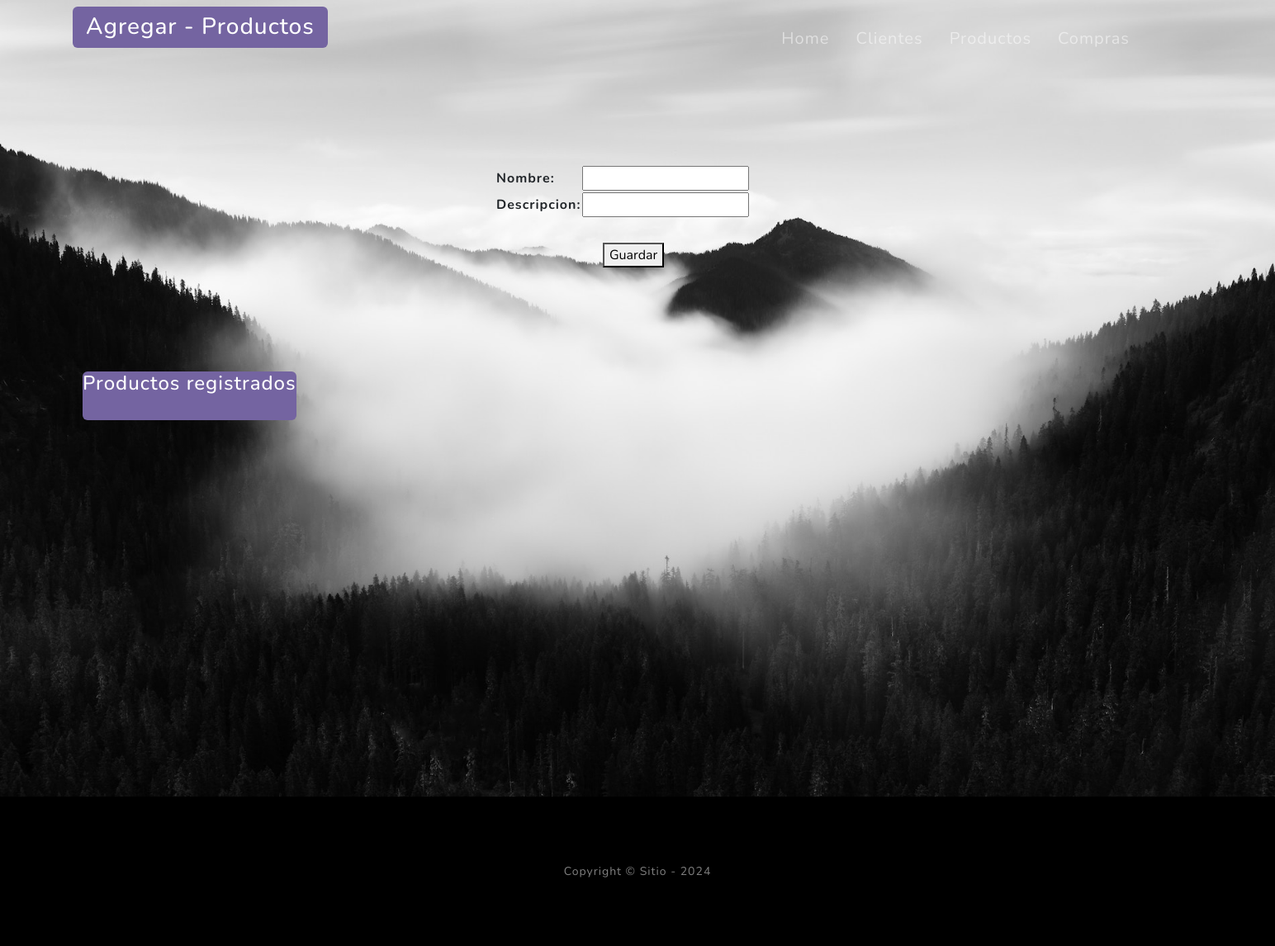
Page /producto/home/ on the earlier database version.
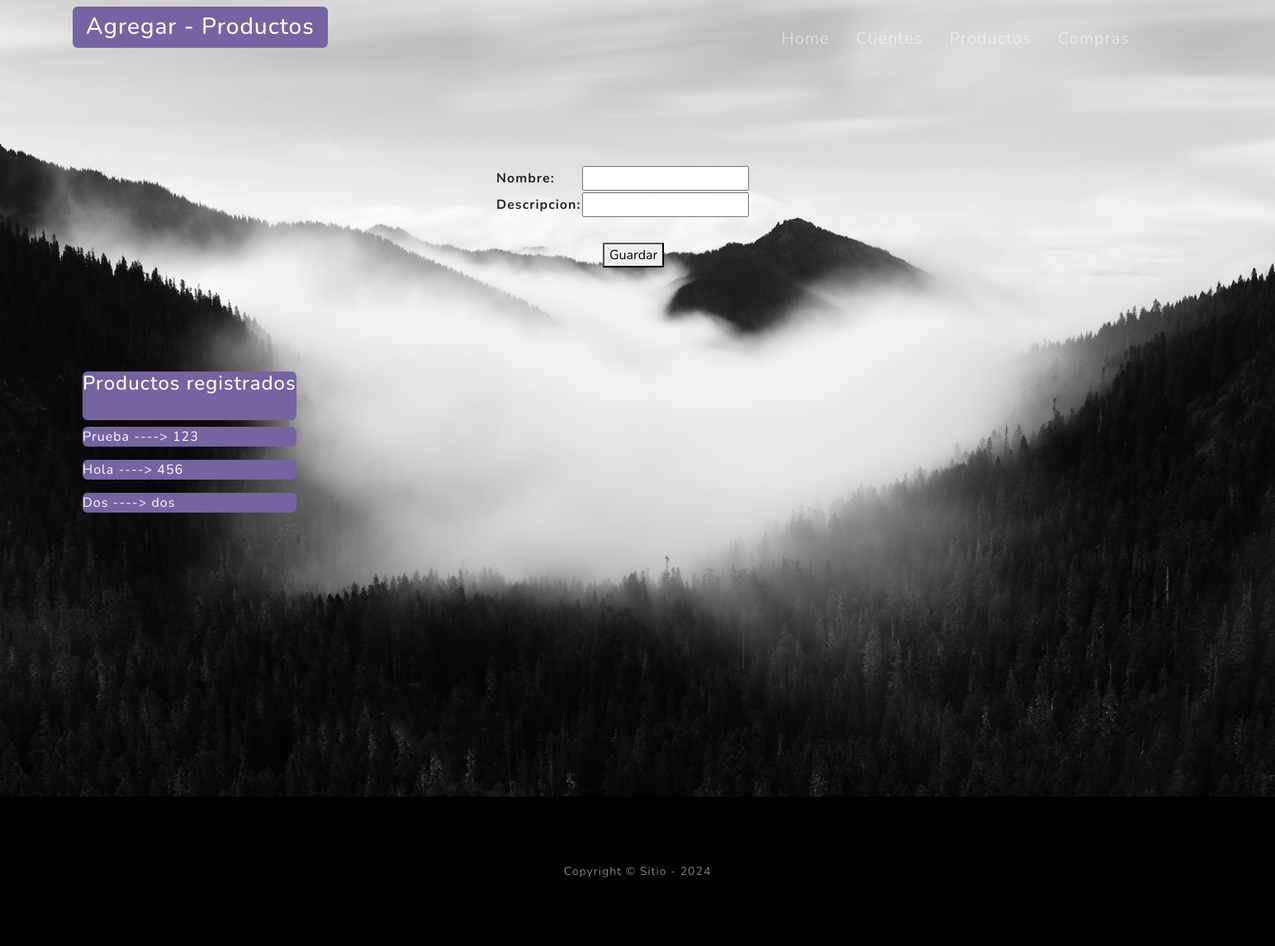
Same page on the later database version.
### producto/models.py (models this page shows, shortened)
class Producto(models.Model):
    nombre = models.CharField(max_length=50)
    descripcion = models.CharField(max_length=20)
    class Meta:
        verbose_name = "producto"
        verbose_name_plural = "productos"

### producto/views.py (the view)
# urls.py: path("home/", views.home, name="home"),
def home(request):
    if request.method == "POST":
        form = forms.ProductoCategoriaForms(request.POST)
        if form.is_valid():
            form.save()
            return redirect("producto:home")
    else:
        form = forms.ProductoCategoriaForms()
    consulta_productos = models.Producto.objects.all()
    return render(request,"producto/index.html", context={"form": form, "productos": consulta_productos})

### producto/forms.py
class ProductoCategoriaForms(forms.ModelForm):
    class Meta:
        model = models.Producto
        fields = "__all__"
        widgets = {
            "nombre": forms.TextInput(attrs={"class":"form-comtrol}"}),
            "descripcion": forms.TextInput(attrs={"class":"form-comtrol}"}),
        }

### producto/templates/producto/index.html (shortened to what this page needs)
{% extends 'core/base.html' %}
{%  block titulo %}
    {% include 'core/components/titles.html' with titulo="Agregar - Productos" %}
{% endblock titulo %}
{% block contenido %}
    <form style="position: absolute; padding: 200px 600px;" action="{% url 'producto:home' %}" method="POST">
        <table>
            {{form.as_table}}
        </table>
        <div style="padding: 30px 130px;">
            <button type="submit">Guardar</button>
        </div>
    </form>
    <div style="position: absolute; margin: 450px 100px;">
        <h4 style="padding-bottom: 30px; text-align: center;" class="text-white bg-secondary rounded"> Productos registrados </h4>
        {% for producto in productos %}
            <p class="text-white bg-secondary rounded">{{producto.nombre}} ----> {{producto.descripcion}}</p>
        {% endfor %}
    </div>
{% endblock contenido %}

Differences in the rows shown:
added Producto: nombre "Prueba", descripcion "123"
added Producto: nombre "Hola", descripcion "456"
added Producto: nombre "Dos", descripcion "dos"
